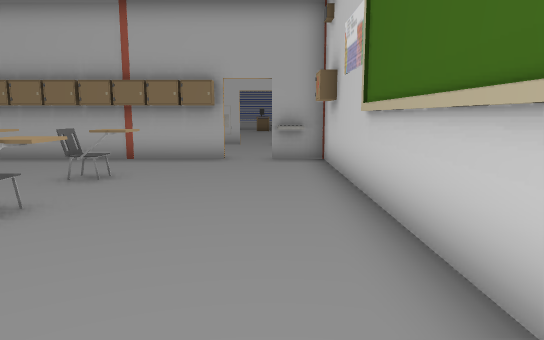
View 1 (above)

24 first-person views from a walk through a scene from a Unity 3-D project. The camera is 1.2 m above the floor, tilts 8° down and sees 70° across. The floor is counted in squares, 1 m on a side. Each view is taken from the middle of a square. On the plan, view 1 faces up. The plan holds only what a view shows up to about 15 squares ahead; the rest is blank. The place goes on beyond the plan. The player is left out. Door leaves are left out, so doorways stand open. Some surface patterns are stand-ins.

View 2
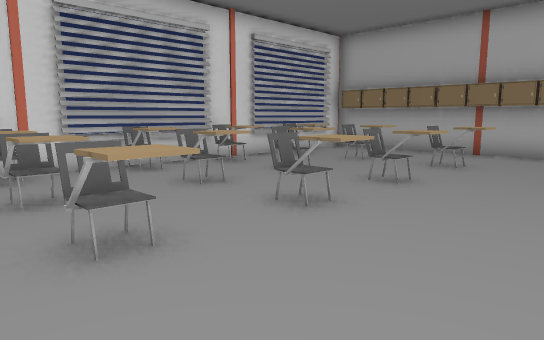

View 3
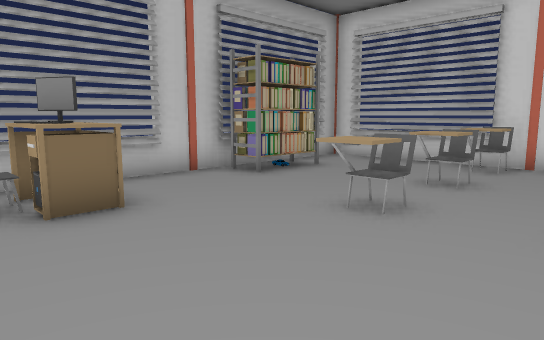

View 4
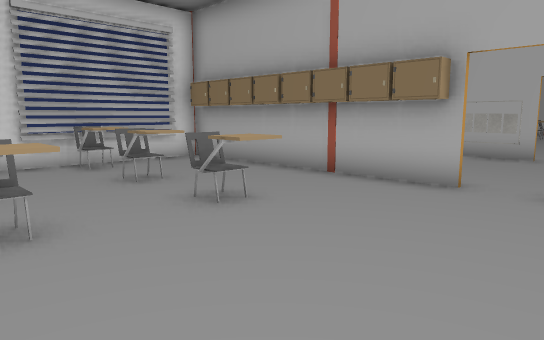

View 5
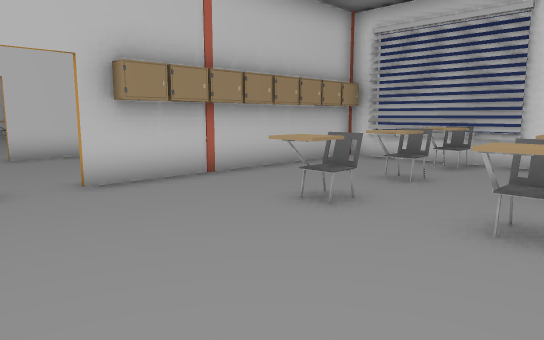

View 6
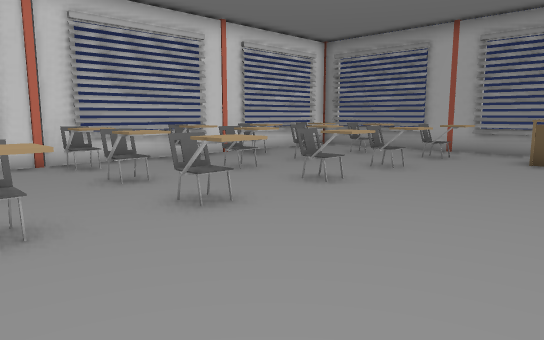

View 7
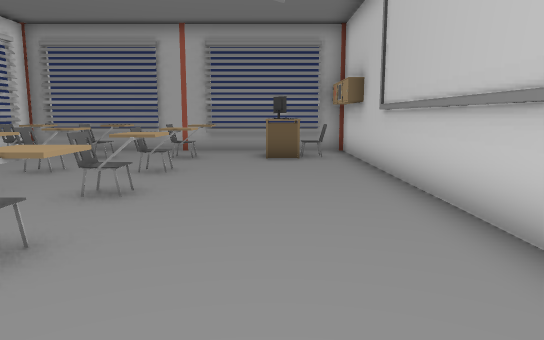

View 8
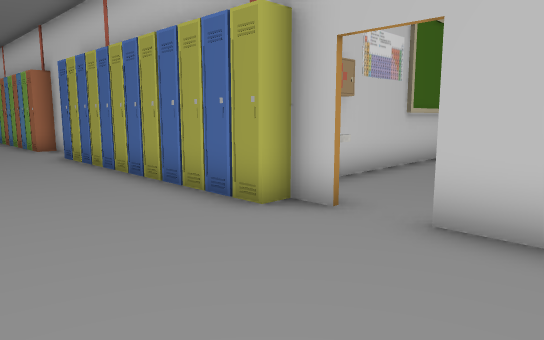

View 9
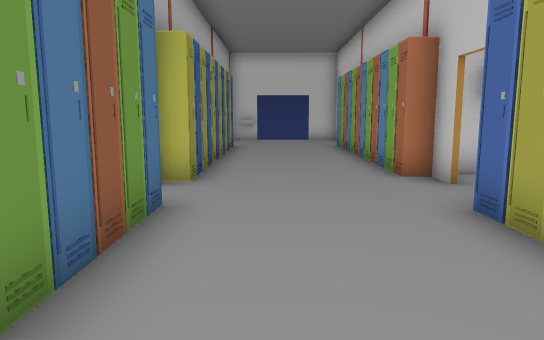

View 10
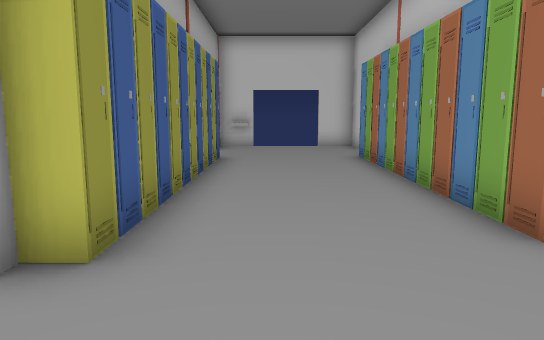

View 11
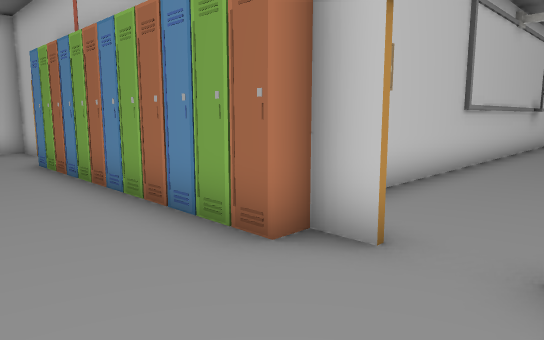

View 12
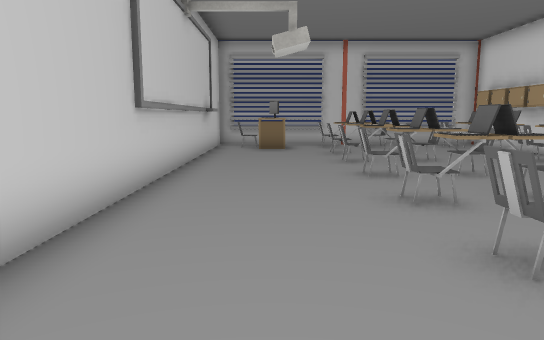

View 13
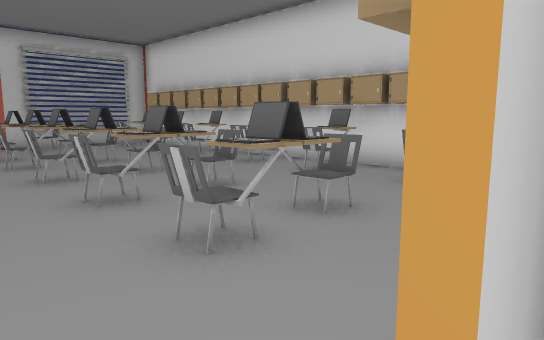

View 14
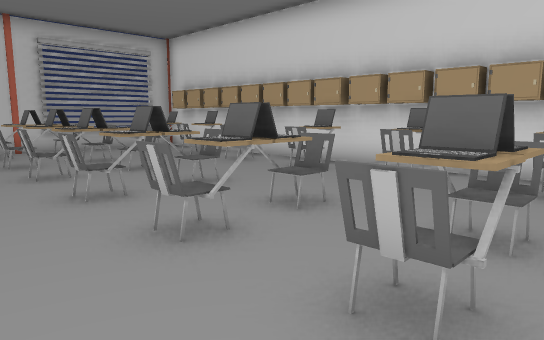

View 15
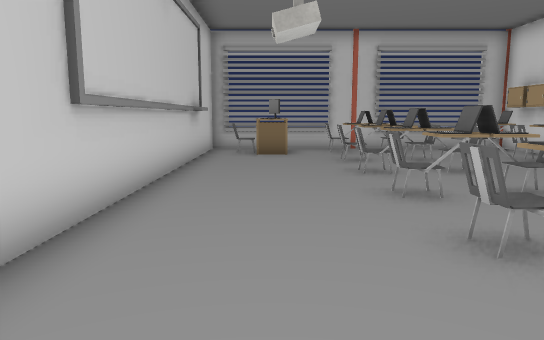

View 16
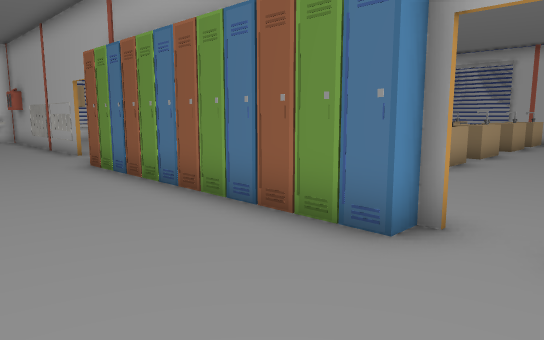

View 17
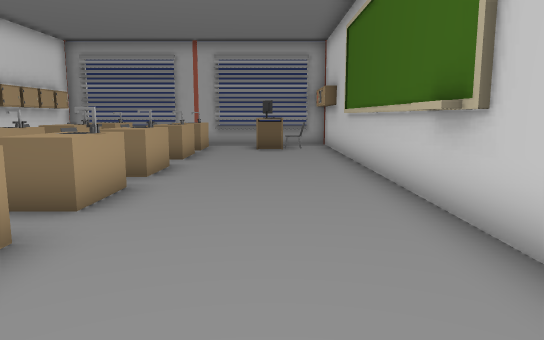

View 18
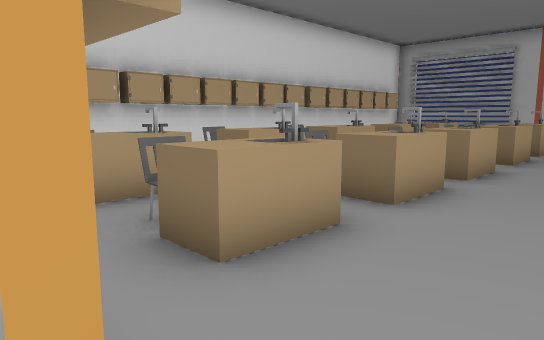

View 19
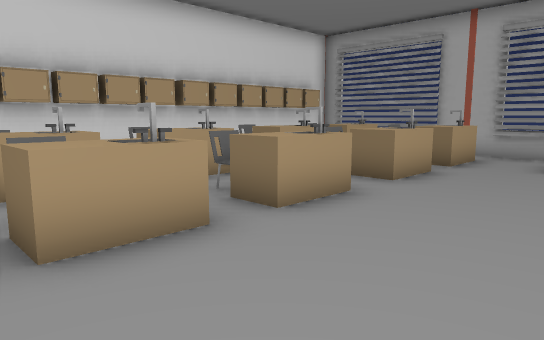

View 20
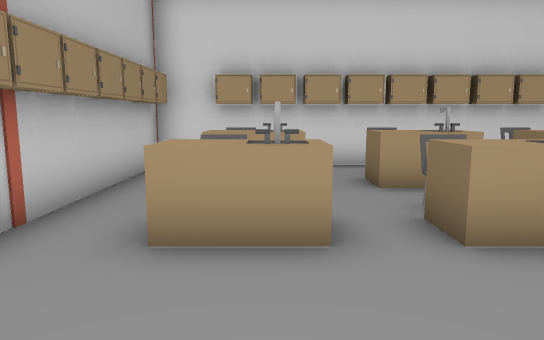

View 21
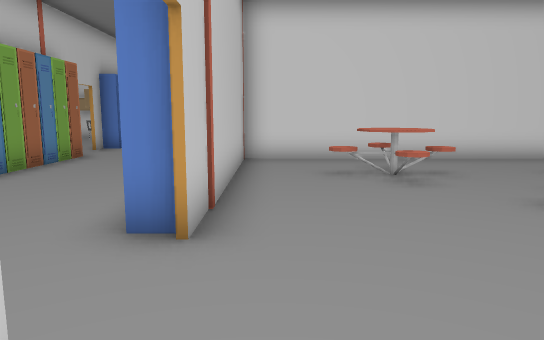

View 22
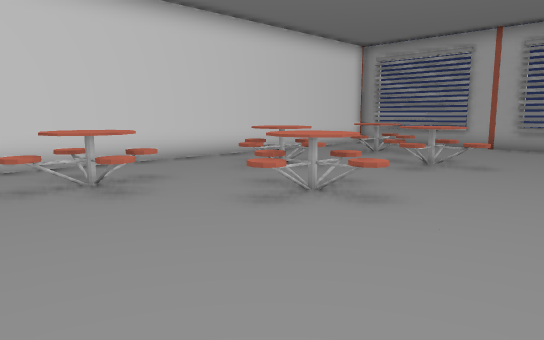

View 23
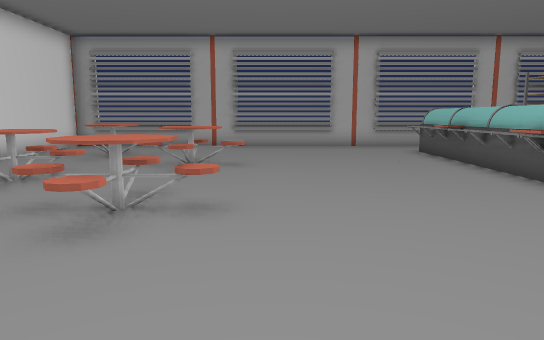

View 24
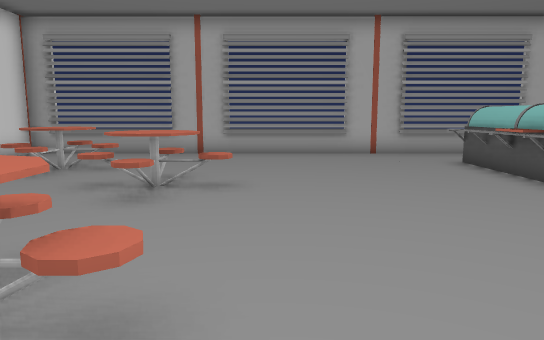

### Floor plan
Points are (right, up) in squares from view 1. A wall is a line through its corners. A room is listed if a view was taken in it or the views show most of it. See-through windows are left out.
Room 1 (views 1, 2, 3, 4, 5, 6, 7, 8, 9, 10, 11, 12, 13, 14, 15, 16, 17, 18, 19, 20, 21, 22, 23, 24)
walls: (10.8, 10.8) (11.5, 10.8); (12.2, 9.6) (12.2, 10.1); (1.5, 9.4) (1.5, 10.4); (12.2, 19) (12.2, 29.4); (1.6, 18.8) (1.6, 17.5); (0.5, 10.7) (0, 10.7); (11.9, 20.2) (11.9, 21.4); (0, 10.3) (0, 10.8) (0.5, 10.8); (21.9, 10.8) (23.3, 10.8); (12.3, 29.5) (12.3, 17.5); (-9.1, 10.7) (-9.1, 4.1); (-9.1, 21.5) (-9.1, 16.5); (8.9, 32.3) (5.9, 32.3); (2.4, 32.3) (1.9, 32.3); (13.2, 32.3) (12.5, 32.3); (4.2, -5.3) (9.5, -5.3); (10.5, -5.3) (12.2, -5.3) (12.2, 8.1); (-1.1, 32.3) (-5.6, 32.3); (1.6, -5.3) (2.5, -5.3); (-9.1, 1.5) (-9.1, -1.4); (-9.1, 27.1) (-9.1, 22.4); (-9.2, 29.4) (-9.2, 27.1); (-9.1, -1.6) (-9.1, -5.3) (-8.2, -5.3); (-5.4, -5.3) (-2.1, -5.3); (-9.2, 32.3) (-9.2, 30.8); (24.5, 32.3) (13.4, 32.3)
low walls: (0.9, 10.3) (0, 10.3); (-9.1, 3.9) (-9.1, 2.5); (0.5, 32.3) (-0.1, 32.3); (3, -5.3) (4.1, -5.3); (-5.8, 32.3) (-7.2, 32.3)
ways out: open door at (-0.5, 11); open door at (23, 13.5)
objects: chair (-9, 2); locker (-9, 16); chair (-9, 22); chair (-9, 30); chair (-8, -1) to (-8, 0); chair (-8, 7) to (-8, 8); locker (-8, 11); chair (-8, 19) to (-8, 20); chair (-8, 25); chair (-8, 27) to (-8, 28); chair (-7, 5); locker (-7, 11); locker (-7, 16); rack (-6, -4) to (-5, -4); chair (-6, -1) to (-5, 0); chair (-6, 2); chair (-6, 5); chair (-6, 7) to (-5, 8); locker (-6, 11); locker (-6, 16); chair (-6, 19) to (-5, 20); chair (-6, 22); chair (-6, 25) to (-5, 25); chair (-6, 27) to (-5, 28); locker (-5, 11); other object (-5, 16); chair (-5, 30); chair (-4, 2) to (-3, 2); locker (-4, 11); locker (-4, 16); chair (-4, 19) to (-3, 20); chair (-4, 22) to (-3, 22); chair (-4, 25) to (-3, 25); chair (-4, 30) to (-3, 30); chair (-3, -1) to (-3, 0); chair (-3, 5); chair (-3, 7) to (-3, 8); locker (-3, 11); locker (-3, 16); chair (-3, 27) to (-3, 28); locker (-2, 11); other object (-2, 16); computer (-1, -4); table (-1, -3) to (0, -3); computer (-1, 30); other object (0, -4); table (0, 31); chair (1, -4); locker (1, 9); locker (1, 11); locker (1, 30); chair (1, 31); other object (1, 32); locker (2, -4); locker (2, -3); locker (2, -2); locker (2, -1); locker (2, 0); locker (2, 1); locker (2, 2); locker (2, 3); locker (2, 4); locker (2, 5); locker (2, 6); locker (2, 7); locker (2, 11); locker (2, 16); locker (2, 18); locker (2, 19); locker (2, 20); locker (2, 21); locker (2, 22); locker (2, 23); locker (2, 24); locker (2, 25); locker (2, 26); locker (2, 27); locker (2, 28); locker (2, 29); locker (2, 30); locker (2, 31); other object (3, -4); chair (3, -2); chair (3, 1); chair (3, 3); chair (3, 6); locker (3, 11); locker (3, 16); other object (3, 18); chair (3, 21); other object (3, 24); other object (3, 27); other object (3, 30); locker (4, 11); locker (4, 16); table (4, 18) to (4, 19); table (4, 24) to (4, 25); table (4, 31); locker (5, 11); locker (5, 16); table (5, 22); table (5, 27) to (5, 28); other object (6, -4) to (7, -4); other object (6, -2) to (7, -1); chair (6, 0); laptop (6, 1) to (7, 1); laptop (6, 3); chair (6, 5) to (6, 6); chair (6, 8); locker (6, 11); locker (6, 16); chair (6, 18); chair (6, 24); other object (6, 27); other object (6, 30); chair (7, -2) to (8, -1); chair (7, 3) to (8, 3); chair (7, 5) to (8, 6); laptop (7, 6); laptop (7, 8) to (8, 8); locker (7, 11); locker (7, 16); table (7, 18) to (7, 19); table (7, 21) to (7, 22); table (7, 24) to (7, 25); table (7, 27) to (7, 28); table (7, 30) to (7, 31); chair (8, -4); chair (8, 1); locker (8, 11); locker (8, 16); locker (9, 11); locker (9, 16); other object (10, -4); table (10, -3); other object (10, 30); table (10, 31); other object (11, -4); locker (11, 16); other object (11, 30); locker (12, 11); locker (12, 16); locker (12, 30); other object (12, 31); locker (13, 11); locker (13, 16); locker (14, 11); locker (14, 16); table (14, 18) to (16, 21); table (14, 23) to (16, 25); table (14, 28) to (16, 30); locker (15, 11); locker (15, 16); locker (16, 11); locker (16, 16); locker (17, 11); locker (17, 16); table (17, 21) to (19, 23); table (17, 25) to (19, 28); locker (18, 11); locker (18, 16); locker (19, 11); locker (19, 16); other object (24, 26)

Positions as (right, up) in squares from view 1, and headings:
1: (0, 0), facing up
2: (0, -2), facing up-left
3: (1, 2), facing down-left
4: (1, 4), facing up-left
5: (1, 23), facing down-left
6: (1, 19), facing up-left
7: (-1, 19), facing up
8: (-3, 15), facing down-right
9: (4, 14), facing right
10: (8, 14), facing right
11: (9, 14), facing down-right
12: (10, 11), facing down
13: (10, 11), facing down-left
14: (10, 9), facing down-left
15: (10, 9), facing down
16: (11, 12), facing up-left
17: (10, 16), facing up
18: (10, 16), facing up-left
19: (11, 20), facing up-left
20: (11, 19), facing left
21: (23, 17), facing left
22: (22, 17), facing up-left
23: (20, 17), facing up
24: (20, 20), facing up
